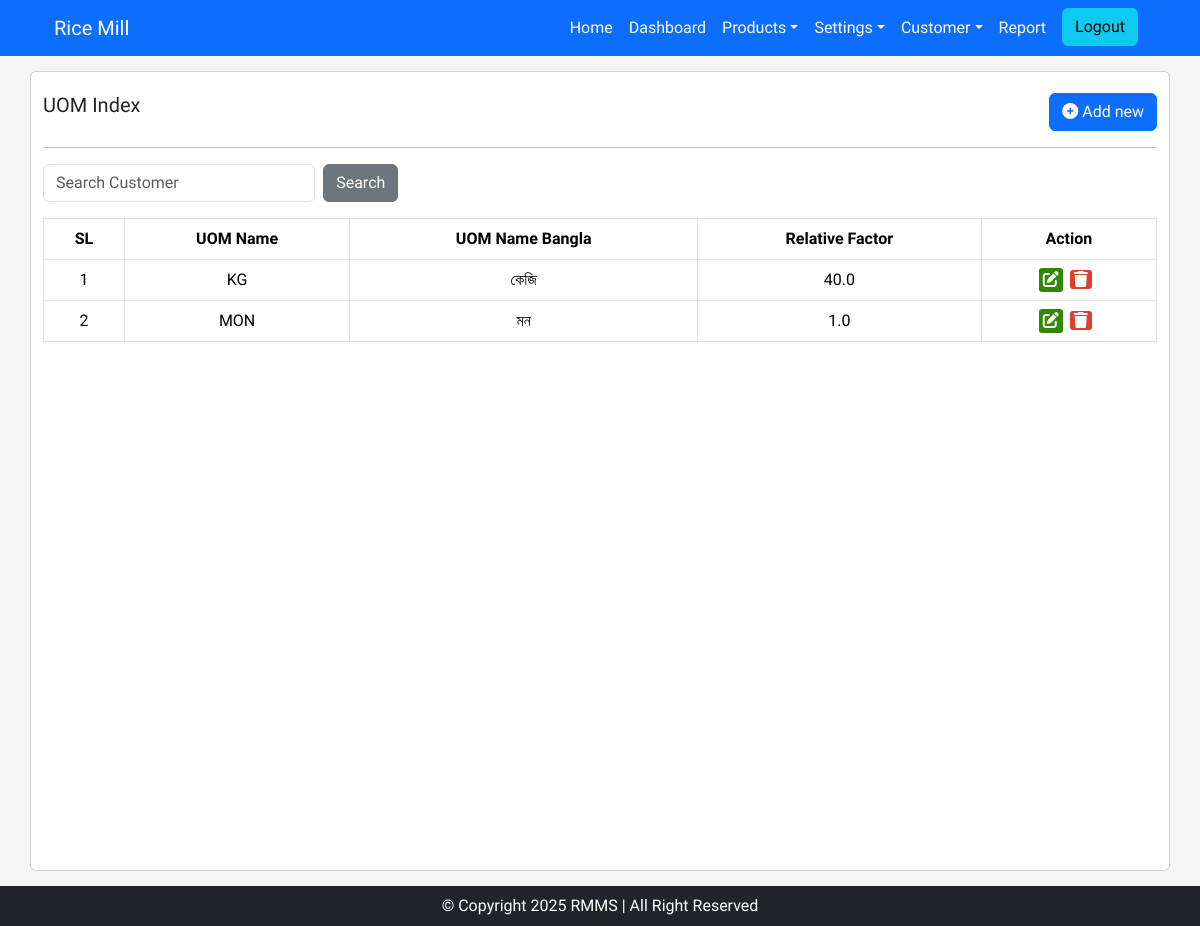
The app's page /uom/index/ (signed in) with its own data.
### rice_mill/models.py (models this page shows, shortened)
class Uom(models.Model):
    uom_name = models.CharField(max_length=250)
    uom_name_bn = models.CharField(max_length=250, blank=True, null=True)
    relative_factor = models.FloatField()

### rice_mill/views.py (the view)
# urls.py: path('uom/index/', uom_index_view, name='uom_index'),
@login_required(login_url='login')
def uom_index_view(request):
    uom_obj = Uom.objects.all()
    context = {
        'uom_obj': uom_obj
    }
    return render(request, 'pages/uom/index.html', context)

### rice_mill/templates/pages/uom/index.html (shortened to what this page needs)
{% extends "base.html" %}
{% load static %}
{% block content %}
<div class="container base-container card" style="background-color: white; min-height: 100vh;">
    <div class="row mt-3">
        <div class="col-md-6">
            <div class="title-text">
                <h5>UOM Index</h5>
            </div>
        </div>
        <div class="col-md-3"></div>
        <div class="col-md-3">
            <div class="add-new" style="text-align: right;">
                <a href="{% url 'uom_create' %}"><button class="btn btn-primary"><i class="fa-solid fa-circle-plus"></i> Add new</button></a>
            </div>
        </div>
    </div>
    <hr>
    <div class="row mb-3">
        <div class="col-md-4">
            <div class="search">
                <form class="d-flex">
                    <input class="form-control me-sm-2" type="search" placeholder="Search Customer">
                    <button class="btn btn-secondary my-2 my-sm-0" type="submit">Search</button>
                </form>
            </div>
        </div>
        <div class="col-md-8"></div>
    </div>
    <div class="row">
        <div class="tables table-responsive" id="deptList">
            <table class="table table-hover table-bordered">
                <thead>
                  <tr>
                    <th class="text-center">SL</th>
                    <th class="text-center">UOM Name</th>
                    <th class="text-center">UOM Name Bangla</th>
                    <th class="text-center">Relative Factor</th>
                    <th class="text-center">Action</th>
                  </tr>
                </thead>
                <tbody>
                    {% if uom_obj %}
                    {% for uom in uom_obj %}
                    <tr>
                      <td class="text-center">{{forloop.counter}}</td>
                      <td class="text-center">{{uom.uom_name}}</td>
                      <td class="text-center">{{uom.uom_name_bn}}</td>
                      <td class="text-center">{{uom.relative_factor}}</td>
                      <td class="text-center">
                        <ul class="action">
                            <li>
                              <a type="button" href="{% url 'uom_update' uom.id %}" class="edit-click" data-toggle="tooltip" data-placement="top" title="Update" >
                                <i class="fa-solid fa-pen-to-square"></i>
                                </a>
                              </li>
                            <li>
                                <a class="delete-click" data-toggle="tooltip" data-placement="top" title="Delete" onclick="SweetDelete(event,this.href)" href="{% url 'uom_delete' uom.id %}">
                                <i class="fa fa-trash" aria-hidden="true"></i>
                                </a>
                            </li>
                        </ul>
                      </td>
                    </tr>
                    {% endfor %}
                    {% else %}
                    <tr>
                        <td colspan="5" class="text-center">Data not found</td>
                    </tr>
                    {% endif %}
                </tbody>
            </table>
        </div>
    </div>
</div>
{% endblock %}

### rice_mill/static/css/styles.css (style rules this page uses)
* { font-family: "News Cycle", sans-serif; margin: 0; padding: 0; }
.base-container { padding: 5px 20px; margin-top: 15px; margin-bottom: 15px; border-radius: 5px; }
ul.action { list-style: none; margin: 0px; padding: 0px; display: inline-flex; }
ul.action li { margin-right: 7px; }
ul.action li a i { color: white; }
a.edit-click { background: #318802; padding: 0px 4px; border-radius: 3px; }
a.delete-click { background: #e23e2f; padding: 0px 4px; border-radius: 3px; }
.container.base-container.card { min-height: 100vh; }

### records on screen
Uom: uom_name "KG", uom_name_bn "কেজি", relative_factor "40.0"
Uom: uom_name "MON", uom_name_bn "মন", relative_factor "1.0"
